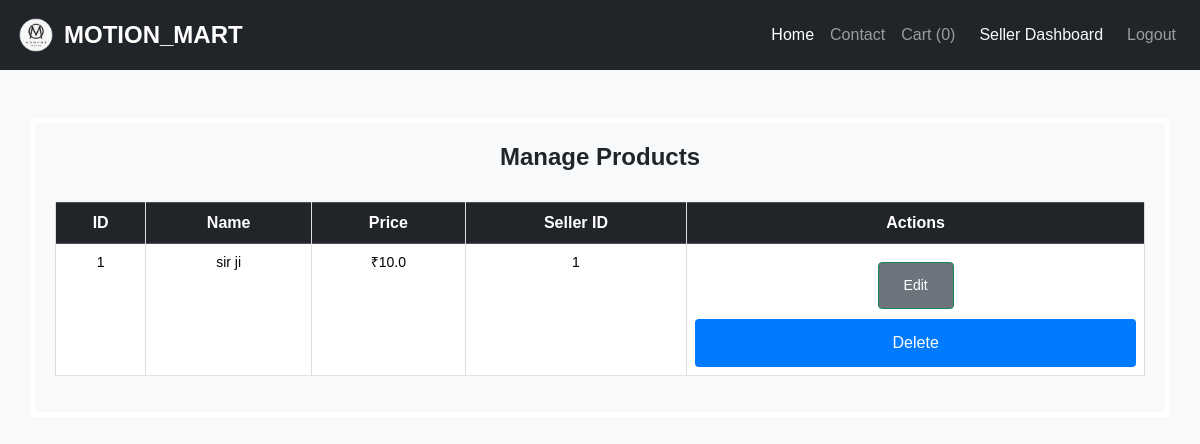
/manage_products (signed in), run on an earlier commit of the app's database.
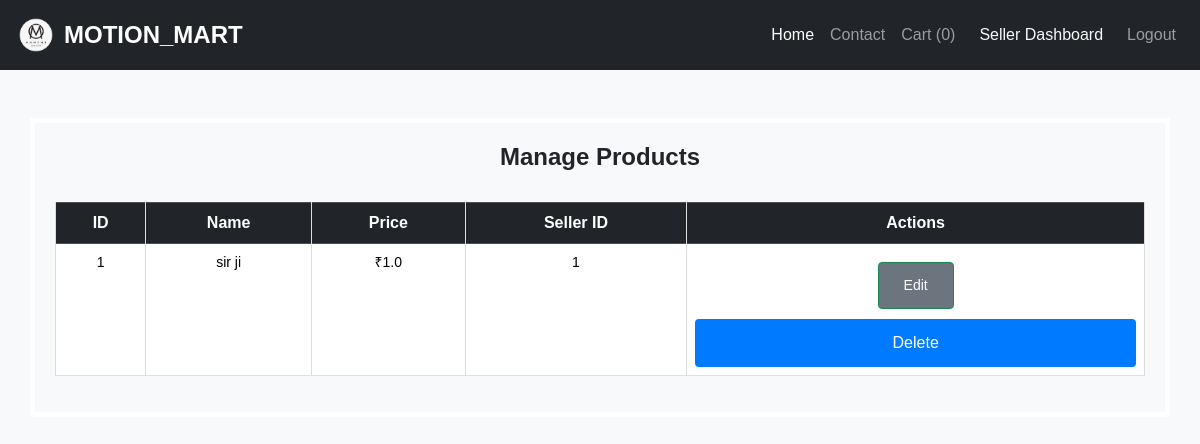
And on a later commit of the database.
### app.py (models this page shows, shortened)
class Product(db.Model):
    __tablename__ = 'products'
    id = db.Column(db.Integer, primary_key=True)
    name = db.Column(db.String(255), nullable=False)
    price = db.Column(db.Float, nullable=False)
    description = db.Column(db.String(500), nullable=True)
    seller_id = db.Column(db.Integer, db.ForeignKey('user.id'), nullable=False)  # Correct foreign key to 'user.id'
    image_path = db.Column(db.String(255), nullable=True)  # <-- Add this line
    category = db.Column(db.String(100), nullable=True)  # <-- Add this line
    seller = db.relationship('User', backref='products')
    orders = db.relationship('Order', back_populates='product')

### app.py (the view)
@app.route('/manage_products')
@role_required(['admin', 'seller'])
def manage_products():
    products = Product.query.all()
    user_role = get_current_user_role()  # Get the role of the current user
    product_images = {}
    for product in products:
        orders = Order.query.filter(Order.product_id == product.id).all()
        order_images = []
        for order in orders:
            for image in order.order_images:  # Assuming order_images is the relationship holding the images
                order_images.append(image.image_filename)
        product_images[product.id] = order_images
    return render_template('manage_products.html', products=products, user_role=user_role, product_images=product_images)

### app.py (called while the page is built)
def get_current_user_role():
    return session.get('role')  # Returns 'admin', 'seller', or None

def role_required(allowed_roles):
    def wrapper(f):
        @wraps(f)
        def decorated_function(*args, **kwargs):
            if 'logged_in' not in session or session.get('role') not in allowed_roles:
                return redirect(url_for('login'))
            return f(*args, **kwargs)
        return decorated_function
    return wrapper

### templates/manage_products.html (shortened to what this page needs)
<!DOCTYPE html>
<html lang="en">
<head>
    <link rel="stylesheet" href="https://cdn.jsdelivr.net/npm/bootstrap@5.3.0/dist/css/bootstrap.min.css" />
</head>
<body class="bg-light">
    {% include 'navbar.html' %}
    <div class="container mt-5">
        <h2 class="text-center">Manage Products</h2>
        {% if products %}
            <table class="table table-bordered">
                <thead class="table-dark">
                    <tr>
                        <th>ID</th>
                        <th>Name</th>
                        <th>Price</th>
                        <th>Seller ID</th>
                        <th>Actions</th>
                    </tr>
                </thead>
                <tbody>
                {% for product in products %}
                <tr>
                    <td>{{ product.id }}</td>
                    <td>{{ product.name }}</td>
                    <td>₹{{ product.price }}</td>
                    <td>{{ product.seller_id }}</td>
                    <td>
                        {% if user_role == 'admin' %}
                            <a href="{{ url_for('edit_product', product_id=product.id) }}" class="btn btn-success btn-sm">Edit</a>
                            <form action="{{ url_for('admin_delete_product', product_id=product.id) }}" method="post" class="d-inline">
                                <button type="submit" class="btn btn-danger btn-sm">Delete</button>
                            </form>
                        {% elif user_role == 'seller' %}
                            <a href="{{ url_for('seller_edit_product', product_id=product.id) }}" class="btn btn-success btn-sm">Edit</a>
                            <form action="{{ url_for('seller_delete_product', product_id=product.id) }}" method="post" class="d-inline">
                                <button type="submit" class="btn btn-danger btn-sm">Delete</button>
                            </form>
                        {% endif %}
                    </td>
                </tr>
                {% endfor %}
                </tbody>
            </table>
        {% else %}
            <p class="text-center">No products available.</p>
        {% endif %}
    </div>
</body>
</html>

What changed in the data, as far as the page shows it:
changed Product "sir ji": price "10.0" → "1.0"
